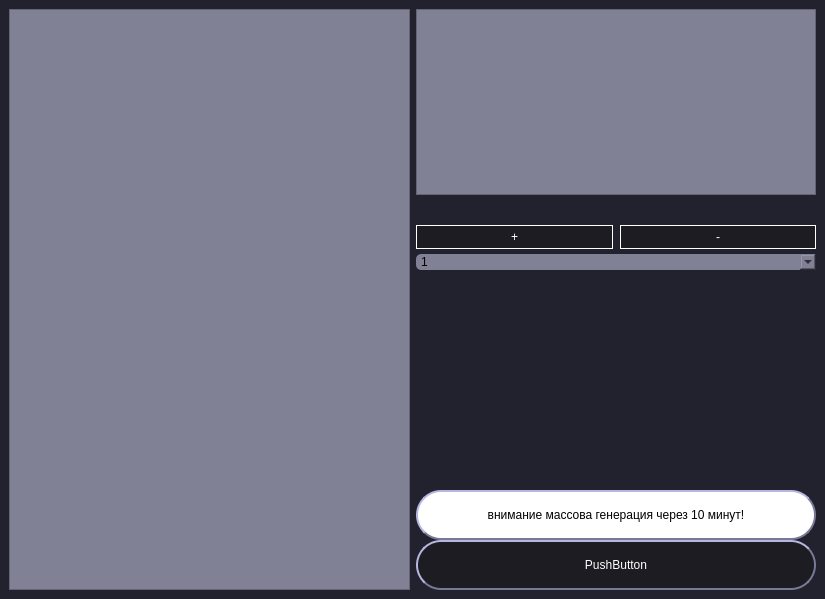
<?xml version="1.0" encoding="UTF-8"?>
<ui version="4.0">
 <class>MainWindow</class>
 <widget class="QMainWindow" name="MainWindow">
  <property name="geometry">
   <rect>
    <x>0</x>
    <y>0</y>
    <width>825</width>
    <height>599</height>
   </rect>
  </property>
  <property name="windowTitle">
   <string>MainWindow</string>
  </property>
  <widget class="QWidget" name="centralwidget">
   <property name="styleSheet">
    <string notr="true">background-color: #22222e</string>
   </property>
   <layout class="QGridLayout" name="gridLayout">
    <property name="verticalSpacing">
     <number>5</number>
    </property>
    <item row="7" column="2">
     <widget class="QComboBox" name="comboBox">
      <property name="enabled">
       <bool>true</bool>
      </property>
      <property name="styleSheet">
       <string notr="true">background : r#818196;
selectedTextColor : #818196;
selectionColor : orange;
textColor : red;
border: orange;
border-width: 1px;
border-radius: 5px;</string>
      </property>
      <item>
       <property name="text">
        <string>1</string>
       </property>
      </item>
      <item>
       <property name="text">
        <string>2</string>
       </property>
      </item>
      <item>
       <property name="text">
        <string>3</string>
       </property>
      </item>
      <item>
       <property name="text">
        <string>4</string>
       </property>
      </item>
      <item>
       <property name="text">
        <string>New Item</string>
       </property>
      </item>
      <item>
       <property name="text">
        <string>5</string>
       </property>
      </item>
     </widget>
    </item>
    <item row="10" column="2">
     <spacer name="verticalSpacer">
      <property name="orientation">
       <enum>Qt::Vertical</enum>
      </property>
      <property name="sizeType">
       <enum>QSizePolicy::Fixed</enum>
      </property>
      <property name="sizeHint" stdset="0">
       <size>
        <width>20</width>
        <height>200</height>
       </size>
      </property>
     </spacer>
    </item>
    <item row="11" column="2">
     <layout class="QVBoxLayout" name="verticalLayout">
      <item>
       <widget class="QPushButton" name="pushButton_2">
        <property name="minimumSize">
         <size>
          <width>150</width>
          <height>50</height>
         </size>
        </property>
        <property name="baseSize">
         <size>
          <width>200</width>
          <height>0</height>
         </size>
        </property>
        <property name="styleSheet">
         <string notr="true">background-color: white;
border-style: outset;
border-width: 2px;
border-radius: 25px;
border-color: #797996;
padding: 4px;</string>
        </property>
        <property name="text">
         <string>внимание массова генерация через 10 минут!</string>
        </property>
       </widget>
      </item>
      <item>
       <widget class="QPushButton" name="pushButton">
        <property name="minimumSize">
         <size>
          <width>0</width>
          <height>50</height>
         </size>
        </property>
        <property name="styleSheet">
         <string notr="true">background-color: #1C1C22;
border-style: outset;
border-width: 2px;
border-radius: 25px;
border-color: #797996;
padding: 4px;
color: white;
</string>
        </property>
        <property name="text">
         <string>PushButton</string>
        </property>
       </widget>
      </item>
     </layout>
    </item>
    <item row="0" column="0" rowspan="12">
     <widget class="QTextBrowser" name="textBrowser">
      <property name="styleSheet">
       <string notr="true">background-color: #818196;</string>
      </property>
     </widget>
    </item>
    <item row="0" column="2">
     <widget class="QTextBrowser" name="textBrowser_2">
      <property name="minimumSize">
       <size>
        <width>10</width>
        <height>10</height>
       </size>
      </property>
      <property name="styleSheet">
       <string notr="true">background-color: 	#818196;</string>
      </property>
     </widget>
    </item>
    <item row="6" column="2">
     <layout class="QHBoxLayout" name="horizontalLayout">
      <property name="spacing">
       <number>7</number>
      </property>
      <item>
       <widget class="QPushButton" name="pushButton_4">
        <property name="styleSheet">
         <string notr="true">background-color: #1C1C22;
border-style: outset;
border-width: 0.5px;
border-color: white;
padding: 4px;
color: white;</string>
        </property>
        <property name="text">
         <string>+</string>
        </property>
       </widget>
      </item>
      <item>
       <widget class="QPushButton" name="pushButton_3">
        <property name="styleSheet">
         <string notr="true">background-color: #1C1C22;
border-style: outset;
border-width: 0.5px;
border-color: white;
padding: 4px;
color: white;</string>
        </property>
        <property name="text">
         <string>-</string>
        </property>
       </widget>
      </item>
     </layout>
    </item>
   </layout>
  </widget>
 </widget>
 <resources/>
 <connections/>
</ui>
